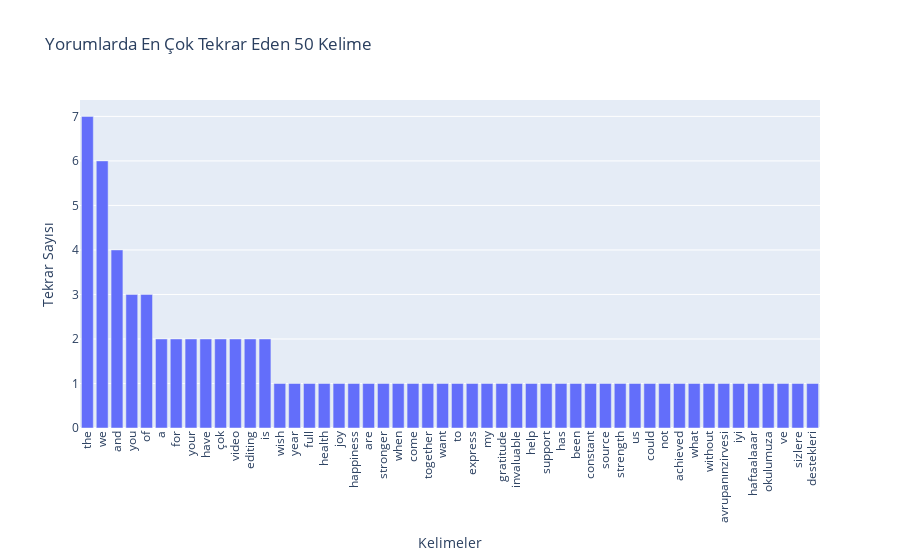

Write notebook code for a chart like this one.
### Code cell
import pandas as pd
import plotly.graph_objects as go

tum_yorumlar = ' '.join(dataset['Comments'].dropna())

tum_yorumlar = tum_yorumlar.lower()
tum_yorumlar = re.sub(r'[^a-zA-Z0-9ğüşöçıi\s]', '', tum_yorumlar)
tum_yorumlar = re.sub(r'\s+', ' ', tum_yorumlar)

kelimeler = tum_yorumlar.split()
kelime_sayilari = Counter(kelimeler)

en_cok_gecenler = kelime_sayilari.most_common(50)

kelimeler_liste = [kelime for kelime, _ in en_cok_gecenler]
sayilar_liste = [sayi for _, sayi in en_cok_gecenler]

fig = go.Figure(data=[go.Bar(x=kelimeler_liste, y=sayilar_liste)])

fig.update_layout(
    xaxis_title='Kelimeler',
    yaxis_title='Tekrar Sayısı',
    title='Yorumlarda En Çok Tekrar Eden 50 Kelime',
    xaxis_tickangle=-90  # X eksenindeki etiketleri döndürme
)

fig.show()

### Figure 1 — Plotly figure (JSON) as saved in the notebook; plotly's stock layout.template omitted (floating-point values rounded to 4 significant figures)
{"data": [{"type": "bar", "x": ["the", "we", "and", "you", "of", "a", "for", "your", "have", "çok", "video", "editing", "is", "wish", "year", "full", "health", "joy", "happiness", "are", "stronger", "when", "come", "together", "want", "to", "express", "my", "gratitude", "invaluable", "help", "support", "has", "been", "constant", "source", "strength", "us", "could", "not", "achieved", "what", "without", "avrupanınzirvesi", "iyi", "haftaalaaar", "okulumuza", "ve", "sizlere", "destekleri"], "y": [7, 6, 4, 3, 3, 2, 2, 2, 2, 2, 2, 2, 2, 1, 1, 1, 1, 1, 1, 1, 1, 1, 1, 1, 1, 1, 1, 1, 1, 1, 1, 1, 1, 1, 1, 1, 1, 1, 1, 1, 1, 1, 1, 1, 1, 1, 1, 1, 1, 1]}], "layout": {"title": {"text": "Yorumlarda En Çok Tekrar Eden 50 Kelime"}, "xaxis": {"tickangle": -90, "title": {"text": "Kelimeler"}}, "yaxis": {"title": {"text": "Tekrar Sayısı"}}}}
